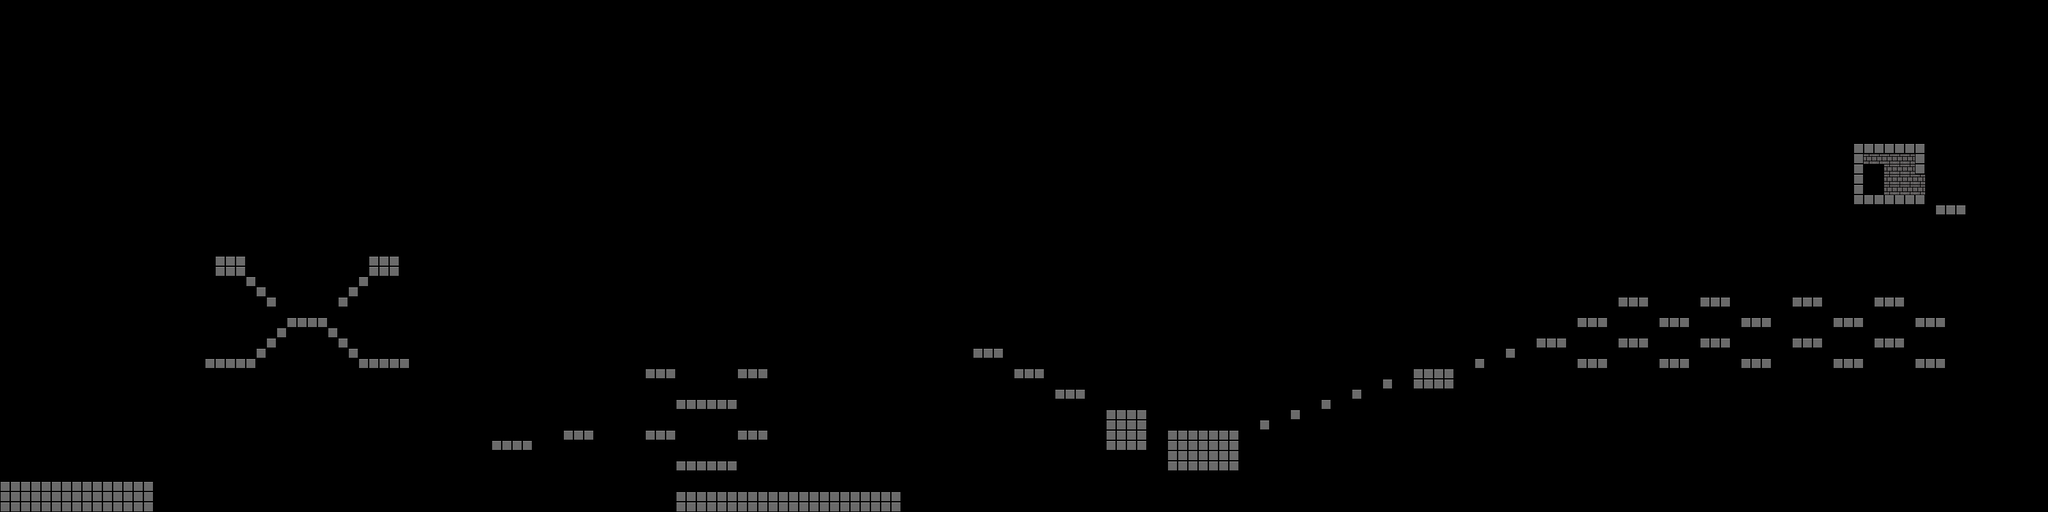

A 2D game scene composited from a Tiled map and its tileset images. What follows is a short description and the map's XML, with each tile layer's data collapsed to a summary:
An orthogonal 200x50 tile map with 16x16 px tiles, 4 tile layers (Wallpaper, Background, Foreground, Objects), 2 tilesets and 78 objects (31x Gem, 14x Spawn, 7x Camera Change, 6x Platform 1 Bounds, 4x Zombie Bounds, ...).

<map version="1.0" orientation="orthogonal" width="200" height="50" tilewidth="16" tileheight="16">
 <tileset firstgid="1" name="mudworld" tilewidth="16" tileheight="16">
  <image source="../levels/mudworld.png" width="512" height="64" />
  <tile id="11">
   <properties>
    <property name="blocked" value="" />
   </properties>
  </tile>
  <tile id="13">
   <properties>
    <property name="blocked" value="" />
   </properties>
  </tile>
  <tile id="14">
   <properties>
    <property name="torch" value="" />
   </properties>
  </tile>
  <tile id="15">
   <properties>
    <property name="torch" value="" />
   </properties>
  </tile>
  <tile id="19">
   <properties>
    <property name="spike" value="" />
   </properties>
  </tile>
  <tile id="20">
   <properties>
    <property name="blocked" value="" />
   </properties>
  </tile>
  <tile id="22">
   <properties>
    <property name="torchS" value="" />
   </properties>
  </tile>
  <tile id="23">
   <properties>
    <property name="waterfall" value="" />
   </properties>
  </tile>
  <tile id="24">
   <properties>
    <property name="water" value="" />
    <property name="wave" value="" />
   </properties>
  </tile>
  <tile id="27">
   <properties>
    <property name="blocked" value="" />
   </properties>
  </tile>
  <tile id="43">
   <properties>
    <property name="blocked" value="" />
   </properties>
  </tile>
  <tile id="44">
   <properties>
    <property name="blocked" value="" />
   </properties>
  </tile>
  <tile id="46">
   <properties>
    <property name="climbable" value="" />
   </properties>
  </tile>
  <tile id="47">
   <properties>
    <property name="torch" value="" />
   </properties>
  </tile>
  <tile id="51">
   <properties>
    <property name="spike" value="" />
   </properties>
  </tile>
  <tile id="54">
   <properties>
    <property name="torchS" value="" />
   </properties>
  </tile>
  <tile id="55">
   <properties>
    <property name="waterfall" value="" />
   </properties>
  </tile>
  <tile id="56">
   <properties>
    <property name="water" value="" />
    <property name="wave" value="" />
   </properties>
  </tile>
  <tile id="60">
   <properties>
    <property name="blocked" value="" />
   </properties>
  </tile>
  <tile id="76">
   <properties>
    <property name="blocked" value="" />
   </properties>
  </tile>
  <tile id="77">
   <properties>
    <property name="blocked" value="" />
   </properties>
  </tile>
  <tile id="78">
   <properties>
    <property name="blocked" value="" />
   </properties>
  </tile>
  <tile id="80">
   <properties>
    <property name="torch" value="" />
   </properties>
  </tile>
  <tile id="85">
   <properties>
    <property name="spike" value="" />
   </properties>
  </tile>
  <tile id="86">
   <properties>
    <property name="blocked" value="" />
   </properties>
  </tile>
  <tile id="87">
   <properties>
    <property name="torchS" value="" />
   </properties>
  </tile>
  <tile id="88">
   <properties>
    <property name="water" value="" />
   </properties>
  </tile>
  <tile id="89">
   <properties>
    <property name="water" value="" />
    <property name="wave" value="" />
   </properties>
  </tile>
  <tile id="93">
   <properties>
    <property name="blocked" value="" />
   </properties>
  </tile>
  <tile id="94">
   <properties>
    <property name="platform" value="" />
   </properties>
  </tile>
  <tile id="103">
   <properties>
    <property name="log" value="" />
   </properties>
  </tile>
  <tile id="104">
   <properties>
    <property name="log" value="" />
   </properties>
  </tile>
  <tile id="105">
   <properties>
    <property name="log" value="" />
   </properties>
  </tile>
  <tile id="109">
   <properties>
    <property name="blocked" value="" />
   </properties>
  </tile>
  <tile id="110">
   <properties>
    <property name="blocked" value="" />
   </properties>
  </tile>
  <tile id="111">
   <properties>
    <property name="blocked" value="" />
   </properties>
  </tile>
  <tile id="112">
   <properties>
    <property name="blocked" value="" />
   </properties>
  </tile>
  <tile id="115">
   <properties>
    <property name="torch" value="" />
   </properties>
  </tile>
  <tile id="119">
   <properties>
    <property name="spike" value="" />
   </properties>
  </tile>
  <tile id="122">
   <properties>
    <property name="torchS" value="" />
   </properties>
  </tile>
  <tile id="123">
   <properties>
    <property name="waterfall" value="" />
   </properties>
  </tile>
  <tile id="124">
   <properties>
    <property name="water" value="" />
    <property name="wave" value="" />
   </properties>
  </tile>
 </tileset>
 <tileset firstgid="129" name="eraser" tilewidth="16" tileheight="16">
  <image source="../levels/eraser.png" width="100" height="100" />
 </tileset>
 <layer name="Wallpaper" width="200" height="50">
  <data>[10000 cells, 299 non-empty, 4 distinct tile ids]</data>
 </layer>
 <layer name="Background" width="200" height="50" opacity="0.99">
  <data>[10000 cells, 7351 non-empty, 33 distinct tile ids]</data>
 </layer>
 <layer name="Foreground" width="200" height="50">
  <data>[10000 cells, 7910 non-empty, 32 distinct tile ids]</data>
 </layer>
 <layer name="Objects" width="200" height="50">
  <data>[10000 cells, 0 non-empty, 0 distinct tile ids]</data>
 </layer>
 <objectgroup name="Spawns" width="200" height="50">
  <object name="Main Spawn" x="50" y="710" width="71" height="39">
   <properties>
    <property name="spawnmain" value="" />
   </properties>
  </object>
  <object name="Spawn" x="336" y="434" width="26" height="25">
   <properties>
    <property name="bat" value="" />
   </properties>
  </object>
  <object name="Spawn" x="593" y="434" width="26" height="25">
   <properties>
    <property name="bat" value="" />
   </properties>
  </object>
  <object name="Spawn" x="469" y="470" width="26" height="25">
   <properties>
    <property name="doll" value="" />
   </properties>
  </object>
  <object name="Spawn" x="1091" y="596" width="26" height="25">
   <properties>
    <property name="slinger" value="" />
   </properties>
  </object>
  <object name="Spawn" x="1012" y="546" width="26" height="25">
   <properties>
    <property name="slinger" value="" />
   </properties>
  </object>
  <object name="Spawn" x="1175" y="547" width="26" height="25">
   <properties>
    <property name="slinger" value="" />
   </properties>
  </object>
  <object name="Spawn" x="1336" y="741" width="26" height="25">
   <properties>
    <property name="charger" value="" />
   </properties>
  </object>
  <object name="Spawn" x="1530" y="517" width="26" height="25">
   <properties>
    <property name="jumper" value="" />
   </properties>
  </object>
  <object name="Spawn" x="1597" y="549" width="26" height="25">
   <properties>
    <property name="jumper" value="" />
   </properties>
  </object>
  <object name="Spawn" x="1752" y="612" width="26" height="25">
   <properties>
    <property name="jumper" value="" />
   </properties>
  </object>
  </objectgroup>
 <objectgroup name="Camera Bounds" width="200" height="50">
  <!-- 63 objects omitted --></objectgroup>
 <objectgroup name="Creature Bounds" width="200" height="50" opacity="0.97">
  <!-- 53 objects omitted --></objectgroup>
 <objectgroup name="Slopes" width="200" height="50" />
 <objectgroup name="Gems" width="200" height="50" opacity="0.97">
  <!-- 47 objects omitted --></objectgroup>
 <objectgroup name="Platforms" width="200" height="50">
  <!-- 16 objects omitted --></objectgroup>
 <objectgroup name="Destructibles" width="200" height="50" />
 <objectgroup name="Platform Bounds" width="200" height="50">
  <!-- 12 objects omitted --></objectgroup>
 <objectgroup name="Respawn Points" width="200" height="50">
  <!-- 4 objects omitted --></objectgroup>
 <objectgroup name="End Door" width="200" height="50">
  <!-- 1 objects omitted --></objectgroup>
</map>
<!-- 67 of 78 objects omitted -->